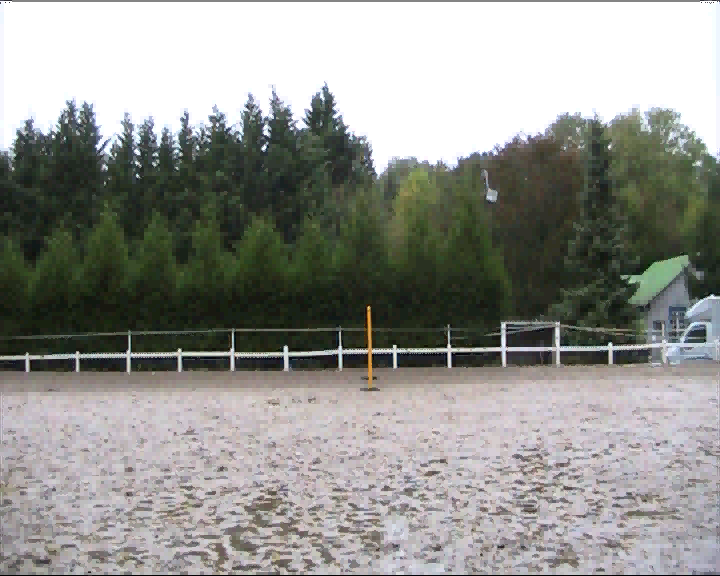
#> input picture frame 25 of video/base.avi, 720 x 576 px
$ python horseTracking.py   (Python 2 division)   (older library calls are emulated)
#> lines starting #> are read from the running program, lines starting #| are printed output that depends on the picture; after the words box and inside, x2 and y2 are one past the last pixel; in counts of white or black regions, pixels touching at a corner belong together; long printed decimals are rounded
### processings.py
#-*- coding:utf-8 -*-

"""
Ce module permet de traiter les données obtenues lors de la partie tracking pour les améliorer et corriger les erreurs. Chaque traitement appliqué à la liste de donnée est documenté au niveau du script de la méthode.
"""

import pylab as p
import numpy as np
import horseTracking as hT
import time


class Resultat(object):
    def __init__(self,video,nb_image=3,process_ratio=2,listeTrajSurX=[],listeTrajSurY=[],listeTaillesComposantes=[],listeVitesseSurX=[], listeVitesseSurY=[], listeTemps=[], hauteurDeLaVideo=480, largeurDeLaVideo=640,fps=25):

        # Initialisation des champs de la classe Resultat
        self.nb_image = nb_image
    	self.video=video
    	self.process_ratio=process_ratio
    	self.x = listeTrajSurX
    	self.y = listeTrajSurY
    	self.tC = listeTaillesComposantes
    	self.t = listeTemps
    	self.vx = listeVitesseSurX
    	self.vy = listeVitesseSurY
    	self.h = hauteurDeLaVideo
    	self.w = largeurDeLaVideo
    	self.fps = max(fps,1)


# [29 lines left out: function main, not called in this run]


""" Les différentes méthodes utilisées pour le traitement. """

# [147 lines left out: functions correctionSautImages, correctionPositionInitiale, trajUnidirectionnelle, correctionRegLineaire, correctionPointsImprobables, correctionTracerCourbes and 1 more, not called in this run]


# [8 lines that do not run on import are left out]

### horseTracking.py
#-*- coding:utf-8 -*-

"""
Ce module a pour but de détecter et tracker le centre de gravité du cheval et du cavalier en mouvement. Le principe utilisé est celui de la soustraction d'images succéssives (les pixels qui ont été modifiés entre deux images fixes successives ont une forte probabilité d'appartenir au cheval en mouvement) . On soustrait ainsi à chaque étape l'image n° [i+nb_image] par l'image n° [i] de la vidéo. Le paramètre nb_image permet ainsi d'augmenter ou de diminuer la distance effectuée par le cheval entre deux images traitées, et donc de détecter le mouvement plus ou moins facilement. (Plus nb_image est grand, plus le cheval s'est déplacé et donc plus sa détection est facile. Cependant, si nb_image est trop grand, le mouvement détecté n'est alors plus précis.-

Différents traitements sont ensuite appliqués (filtre Blur, morphologies mathématiques -ouverture et gradient-, seuillage...) pour diminuer le bruit de l'image obtenue précédemment. Des fonctions de la bibliothèque scipy permettent notamment d'isoler la plus grosse composante connexe de l'image et d'en détecter le centre de gravité à chaque instant.
"""

import cv2
import cv2.cv as cv
import numpy as np
import processings as pr
from scipy import ndimage
import math
import time


varBlur=33	    # Intensité de la fonction blur
minThreshold=15     # Valeur min du threshold
maxThreshold=255    # Valeur max du threshold
kerOpen=21          # Intensité de l'ouverture morphologique
kerGradient=6       # Intensité du gradient morphologique

"""Variables globales utilisées pour le tracking"""
"""
varBlur=48	    # Intensité de la fonction blur
minThreshold=21     # Valeur min du threshold
maxThreshold=255    # Valeur max du threshold
kerOpen=33          # Intensité de l'ouverture morphologique
kerGradient=6       # Intensité du gradient morphologique
"""

"""Définition de la classe HorseTracking"""

class HorseTracking(object):

    # [61 lines left out: functions __init__, get_frame, run, not called in this run]


""" Définition de la fonction main()"""

# [86 lines left out: function main, not called in this run]


if __name__ == '__main__':
    r = pr.Resultat("video/base.avi",3)
    debut=time.time()
    status = main(r,True)
#> the loop in get_frame, `for i in range(self.nb_image):` made 3 passes
#| True
#| True
#| True
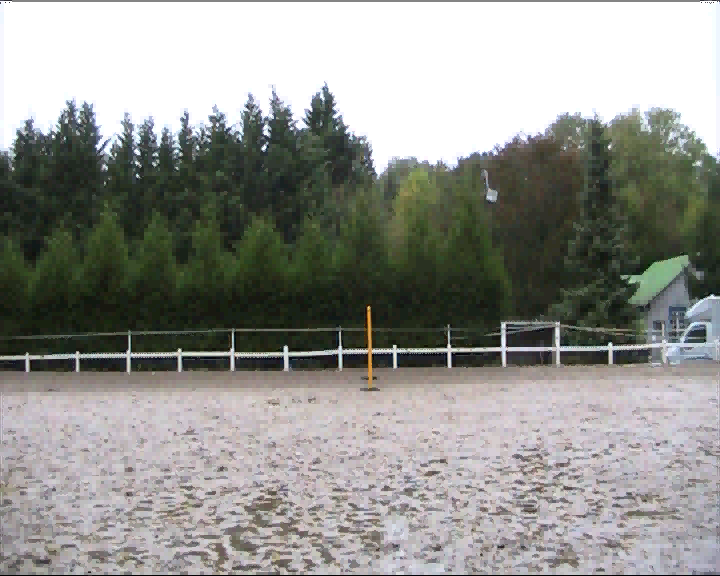
#> input picture frame 25 of video/base.avi, 720 x 576 px
#> in __init__, `self._frame_resized = cv2.resize(self._frame1, (self._width, self._hei..`:
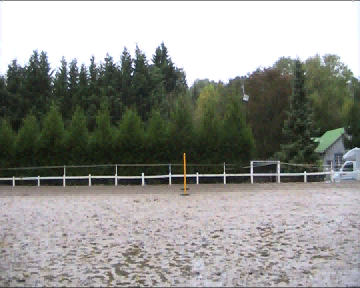
#> self._frame_resized: shape (288, 360, 3); mean B, G, R 142.9, 147.6, 147
#> in __init__, `self._frame1_grayscale = cv2.cvtColor(self._frame_resized, cv2.COLOR_R..`:
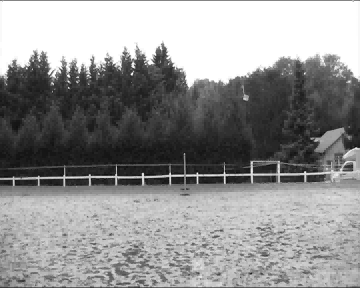
#> self._frame1_grayscale: shape (288, 360); min 8, max 255, mean 146.1
#> the loop in get_frame (call 2), `for i in range(self.nb_image):` made 3 passes
#| True
#| True
#| True
#> in run, `self._diff = cv2.blur(self._diff, (varBlur,varBlur))`:
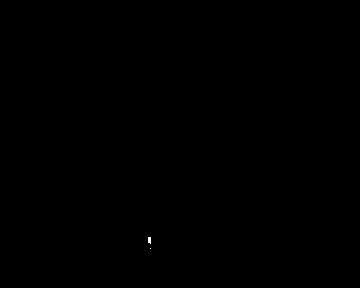
#> self._diff: shape (288, 360); values 0 (black) and 1 (white), 0.02% white; 2 white regions (2 under 20 px)
#> in run, `_, self._diff = cv2.threshold(self._diff, minThreshold, maxThreshold, ..`: self._diff: shape (288, 360); every value is 255
#> in main, `diffAfterGradient = cv2.morphologyEx(diffOpened, cv2.MORPH_GRADIENT, k..`: diffAfterGradient: shape (288, 360); every value is 0
#> in main, `lab,nb_objets=ndimage.label(diffAfterGradient,s)`: lab: shape (288, 360) int32; every value is 0
#> in main, `lab,nb_objets=ndimage.label(diffAfterGradient,s)`: nb_objets = 0
#> in main, `tailles=ndimage.sum(diffAfterGradient,lab,range(nb_objets+1))`: tailles = [0]
#> in main, `masque=tailles<max(tailles)/3   # On écarte toutes les composantes don..`: masque = [False]
#> in main, `centroid=ndimage.measurements.center_of_mass(diffAfterGradient,lab2,xr..`: centroid = []
#> (key Esc is pressed here)
#> in main, `r.tC=liste_tailles`: r.tC = [0]
#| ('tailles des composantes: ', 1, [0.0])
#| h:  576
#| w:  720
    fin=time.time()
    print(fin-debut)

$ run again, starting later in the video
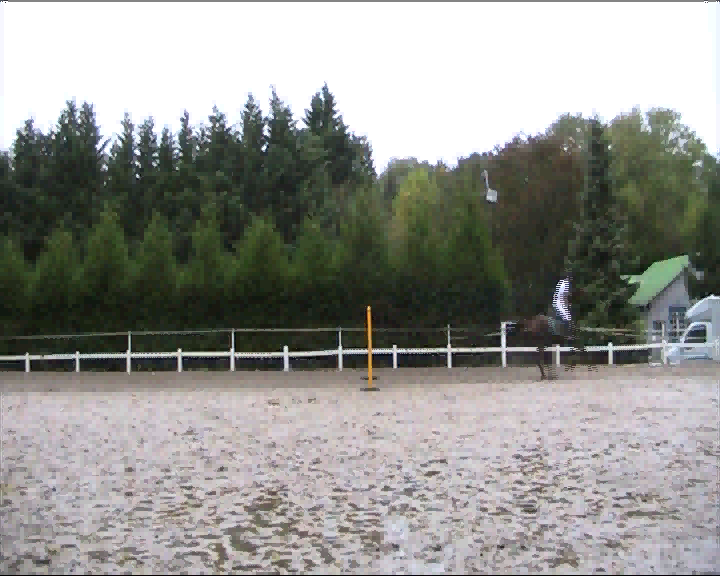
#> input picture frame 202 of video/base.avi, 720 x 576 px
#> the loop in get_frame, `for i in range(self.nb_image):` made 3 passes
#| True
#| True
#| True
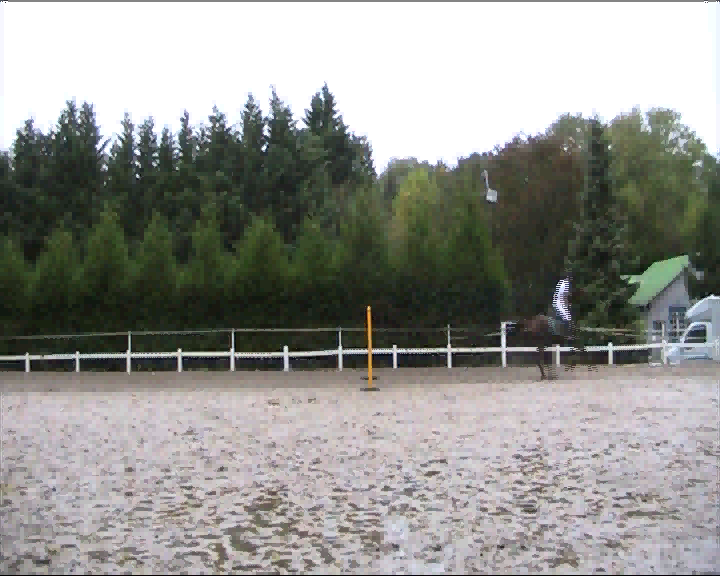
#> input picture frame 202 of video/base.avi, 720 x 576 px
#> the loop in get_frame (call 2), `for i in range(self.nb_image):` made 3 passes
#| True
#| True
#| True
#> in run, `_, self._diff = cv2.threshold(self._diff, minThreshold, maxThreshold, ..`:
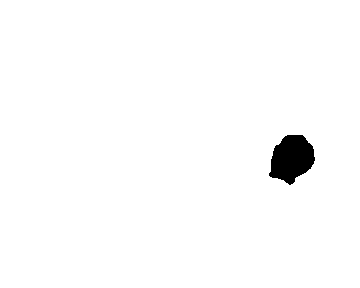
#> self._diff: shape (288, 360); 98.5% white; 1 black region, box (x1, y1, x2, y2) and area: (269, 135, 315, 185) 1594
#> in main, `diffAfterGradient = cv2.morphologyEx(diffOpened, cv2.MORPH_GRADIENT, k..`:
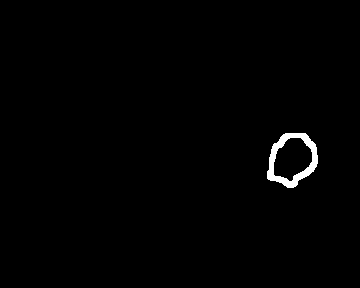
#> diffAfterGradient: shape (288, 360); 0.92% white; 1 white region, box (x1, y1, x2, y2) and area: (267, 133, 318, 188) 954
#> nb_objets = 1
#> tailles = [0, 243270]
#> masque = [True, False]
#> centroid = [(159.6, 291.8)]
#> the loop in main, `for i in range(nb_objets):` made 1 pass
#> r.x = [583.7]
#> r.y = [319.2]
#> r.tC = [243270]
#| ('cx: ', 1, [583.698])
#| ('cy: ', 1, [319.174])
#| ('tailles des composantes: ', 1, [243270.0])
#| h:  576
#| w:  720
